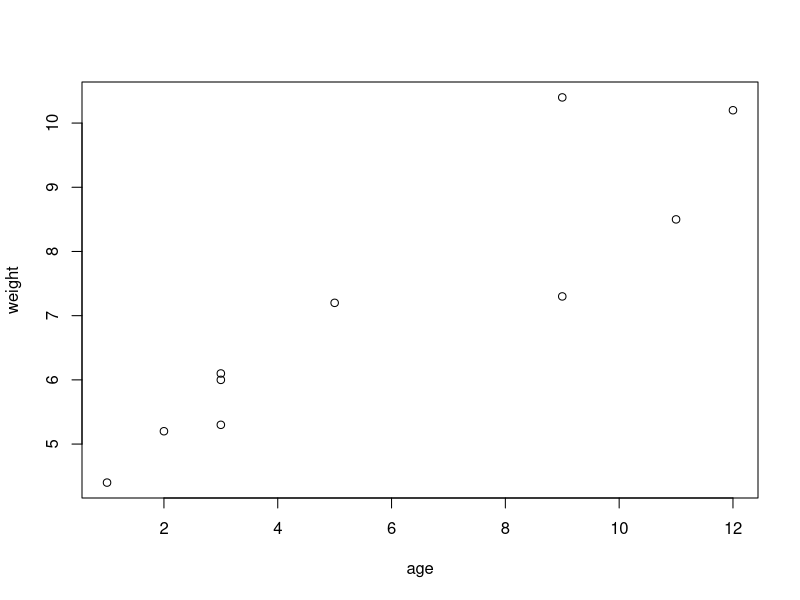

Reproduce this figure in R.
#
# R in action (2 ed.)
#

# Listing 1.1: A sample R session

# 1. Vectors
age <- c(1,3,5,2,11,9,3,9,12,3)
weight <- c(4.4,5.3,7.2,5.2,8.5,7.3,6.0,10.4,10.2,6.1)

# 2. Stats
mean(weight)
sd(weight)
cor(age,weight)

# 3. Plot
plot(age,weight)
